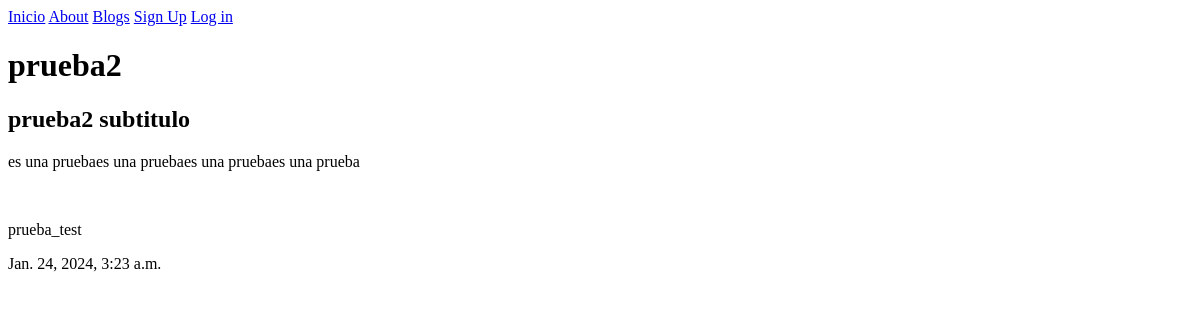
The page /app/detalleblog/prueba2 on the database as committed earlier.
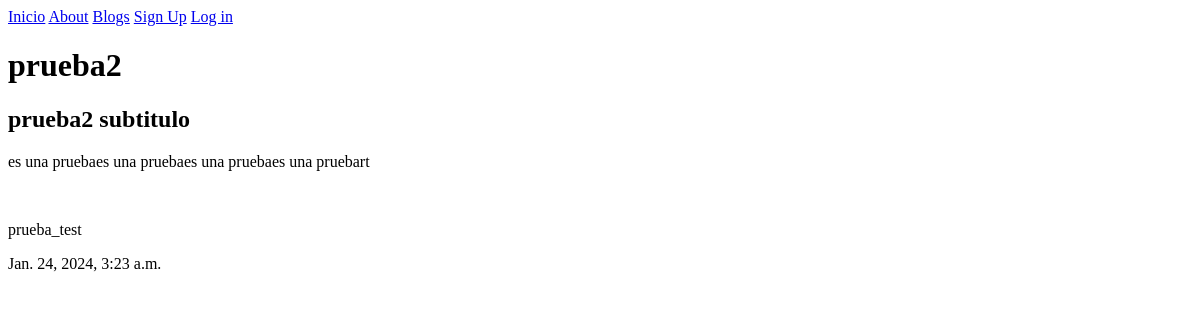
The same page on the database as committed later.
### users/models.py (models this page shows, shortened)
class Blog(models.Model):
    titulo = models.CharField(max_length=50)
    subtitulo = models.CharField(max_length=30)
    contenido = models.TextField()
    autor = models.ForeignKey(User, on_delete=models.CASCADE, null=True)
    creado = models.DateTimeField(auto_now_add=True)

### users/views.py (the view, shortened to what this page needs)
# urls.py: path('detalleblog/<posteo>', detalle, name='detalle'),
def detalle(request, posteo):
    blogdetalle = Blog.objects.get(titulo=posteo)
    contexto ={'blog':blogdetalle}
    return render(request, 'detalleblog.html', contexto)

### users/templates/detalleblog.html
{% extends "index.html" %}
{% block repite %}
<h1>{{blog.titulo}}</h1>
<h2>{{blog.subtitulo}}</h2>
<p>{{blog.contenido}}</p>
<br>
<p>{{blog.autor}}</p>
<p>{{blog.creado}}</p>
{% endblock repite %}

Rows that differ between the two databases and show on the page:
changed Blog "prueba2": contenido "es una pruebaes una pruebaes una pruebaes una prueba" → "es una pruebaes una pruebaes una pruebaes una pruebart"
